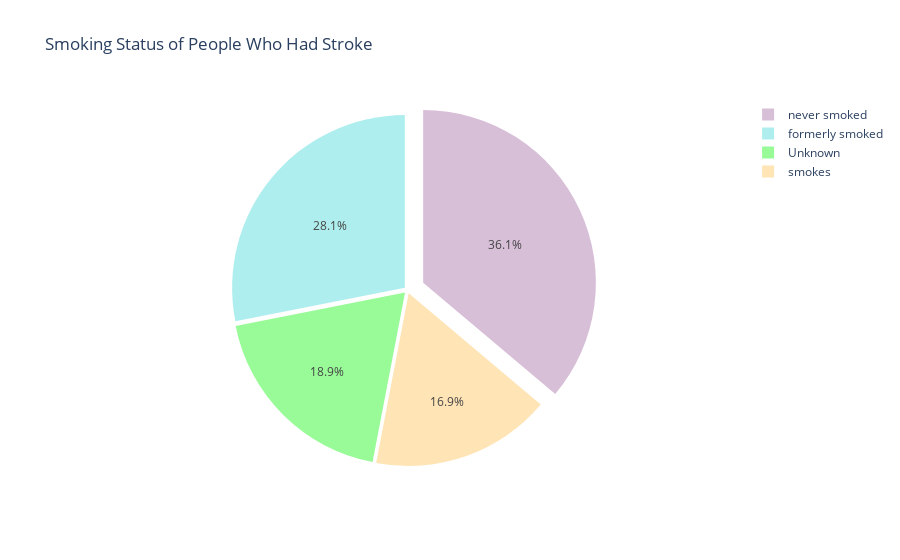

The cell this chart's notebook holds for it:
### Code cell
# Group data by 'smoking_status' and sum the 'stroke' values
smoke = data.groupby('smoking_status')['stroke'].sum()

# Create a DataFrame with 'labels' and 'values' for the pie chart
data_smoke = pd.DataFrame({
    'labels': smoke.index,
    'values': smoke.values
})

# Define colors for the pie chart
colors2 = ['palegreen', 'paleturquoise', 'thistle', 'moccasin']

# Create a pie chart using Plotly directly
fig = go.Figure(data=[go.Pie(
    labels=data_smoke['labels'],
    values=data_smoke['values'],
    marker_colors=colors2,
    pull=[0.02, 0.02, 0.1, 0.02]  # Customize the pull of slices
)])

fig.update_layout(title='Smoking Status of People Who Had Stroke')
fig.show()

### Figure 1 — Plotly figure (JSON) as saved in the notebook; plotly's stock layout.template omitted (floating-point values rounded to 4 significant figures)
{"data": [{"labels": ["Unknown", "formerly smoked", "never smoked", "smokes"], "marker": {"colors": ["palegreen", "paleturquoise", "thistle", "moccasin"]}, "pull": [0.02, 0.02, 0.1, 0.02], "type": "pie", "values": [47, 70, 90, 42]}], "layout": {"title": {"text": "Smoking Status of People Who Had Stroke"}}}
